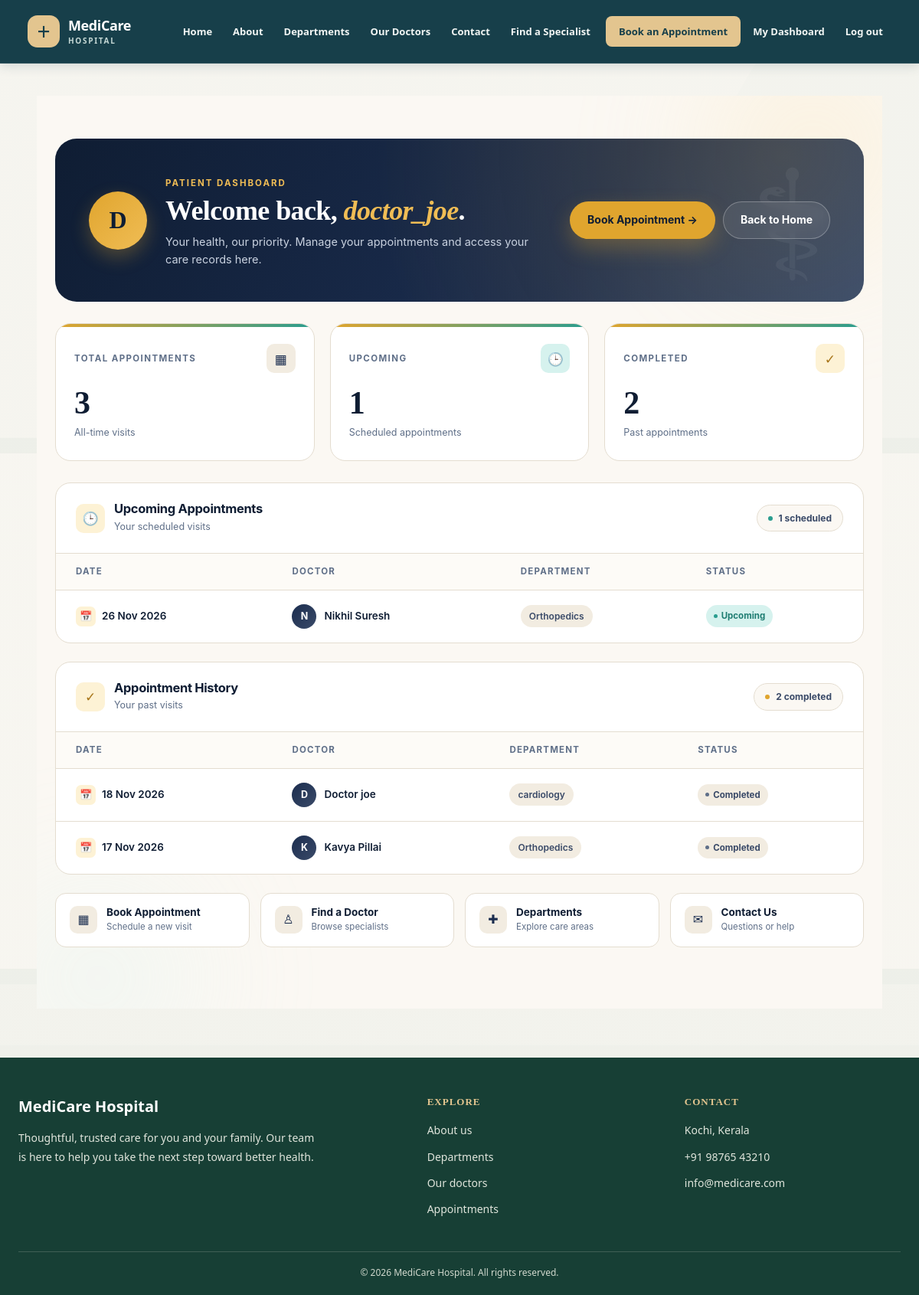
/patient_dashboard/ (signed in), run on the app's committed database.
### home/models.py (models this page shows, shortened)
class booking(models.Model):
       STATUS_CHOICES = [
        ('Pending', 'Pending'),
        ('Approved', 'Approved'),
        ('Rejected', 'Rejected'),
    ]
       patient_name=models.CharField(max_length=100)
       patient_email=models.EmailField()
       patient_phone=models.CharField(max_length=15)
       booking_on=models.DateField()
       doctor=models.ForeignKey(Doctor,on_delete=models.CASCADE)
       status = models.CharField(
        max_length=20,
        choices=STATUS_CHOICES,
        default='Pending'
    )

class  Doctor(models.Model):
    user = models.OneToOneField(
    settings.AUTH_USER_MODEL,
    on_delete=models.SET_NULL,
    null=True,
    blank=True,
    related_name='doctor_profile'
)
    doc_name=models.CharField(max_length=100)
    doc_disc=models.TextField()
    doc_spec=models.CharField(max_length=100)
    doc_dept=models.ForeignKey(department,on_delete=models.CASCADE)
    doc_image=models.ImageField(upload_to='doctors/',null=True,blank=True)

class department(models.Model):
    department_name=models.CharField(max_length=100)
    department_disc=models.TextField()

### home/views.py (the view)
@login_required
def patient_dashboard(request):
    patient_email = request.user.email
    bookings = Booking.objects.filter(
        patient_email=patient_email
    ).order_by('-booking_on')
    today = timezone.localdate()
    upcoming_bookings = bookings.filter(
        booking_on__gte=today
    )
    past_bookings = bookings.filter(
        booking_on__lt=today
    )
    context = {
        'bookings': bookings,
        'upcoming_bookings': upcoming_bookings,
        'past_bookings': past_bookings,
        'total_bookings': bookings.count(),
        'upcoming_count': upcoming_bookings.count(),
        'past_count': past_bookings.count(),
    }
    return render(request, 'patient_dashboard.html', context)

### home/templates/patient_dashboard.html (shortened to what this page needs)
{% extends 'base.html' %}
{% block content %}
<section class="dash-page">
    <div class="wrap">
        <div class="dash-hero">
            <div class="dash-hero-inner">
                <div class="user-avatar">
                    {{ request.user.username|slice:":1"|upper }}
                </div>
                <div class="dash-hero-text">
                    <span class="dash-kicker">Patient Dashboard</span>
                    <h1>Welcome back, <em>{{ request.user.username }}</em>.</h1>
                    <p>Your health, our priority. Manage your appointments and access your care records here.</p>
                </div>
                <div class="dash-hero-actions">
                    <a href="{% url 'booking' %}" class="btn btn-amber">Book Appointment →</a>
                    <a href="{% url 'index' %}" class="btn btn-ghost">Back to Home</a>
                </div>
            </div>
        </div>
        <div class="dash-stats">
            <div class="stat-card">
                <div class="stat-head">
                    <span class="stat-label">Total Appointments</span>
                    <div class="stat-icon ink">▦</div>
                </div>
                <p class="stat-value">{{ total_bookings }}</p>
                <p class="stat-sub">All-time visits</p>
            </div>
            <div class="stat-card">
                <div class="stat-head">
                    <span class="stat-label">Upcoming</span>
                    <div class="stat-icon teal">🕒</div>
                </div>
                <p class="stat-value">{{ upcoming_count }}</p>
                <p class="stat-sub">Scheduled appointments</p>
            </div>
            <div class="stat-card">
                <div class="stat-head">
                    <span class="stat-label">Completed</span>
                    <div class="stat-icon amber">✓</div>
                </div>
                <p class="stat-value">{{ past_count }}</p>
                <p class="stat-sub">Past appointments</p>
            </div>
        </div>
        <div class="dash-section">
            <div class="section-top">
                <div class="section-title">
                    <div class="s-icon">🕒</div>
                    <div>
                        <h2>Upcoming Appointments</h2>
                        <p>Your scheduled visits</p>
                    </div>
                </div>
                {% if upcoming_bookings %}
                <span class="section-count teal">
                    <span class="dot"></span>
                    {{ upcoming_bookings|length }} scheduled
                </span>
                {% endif %}
            </div>
            {% if upcoming_bookings %}
                <div class="table-wrap">
                    <table class="appointment-table">
                        <thead>
                            <tr>
                                <th>Date</th>
                                <th>Doctor</th>
                                <th>Department</th>
                                <th>Status</th>
                            </tr>
                        </thead>
                        <tbody>
                            {% for appointment in upcoming_bookings %}
                            <tr>
                                <td>
                                    <span class="date-badge">
                                        <span class="cal">📅</span>
                                        {{ appointment.booking_on|date:"d M Y" }}
                                    </span>
                                </td>
                                <td>
                                    <div class="doctor-cell">
                                        <div class="doctor-mini-avatar">
                                            {{ appointment.doctor.doc_name|slice:":1"|upper }}
                                        </div>
                                        <span class="name">{{ appointment.doctor.doc_name }}</span>
                                    </div>
                                </td>
                                <td>
                                    <span class="dept-pill">
                                        {{ appointment.doctor.doc_dept.department_name }}
                                    </span>
                                </td>
                                <td>
                                    <span class="status-pill upcoming">
                                        <span class="dot"></span> Upcoming
                                    </span>
                                </td>
                            </tr>
                            {% endfor %}
                        </tbody>
                    </table>
                </div>
            {% endif %}
        </div>
        <div class="dash-section">
            <div class="section-top">
                <div class="section-title">
                    <div class="s-icon">✓</div>
                    <div>
                        <h2>Appointment History</h2>
                        <p>Your past visits</p>
                    </div>
                </div>
                {% if past_bookings %}
                <span class="section-count">
                    <span class="dot"></span>
                    {{ past_bookings|length }} completed
                </span>
                {% endif %}
            </div>
            {% if past_bookings %}
                <div class="table-wrap">
                    <table class="appointment-table">
                        <thead>
                            <tr>
                                <th>Date</th>
                                <th>Doctor</th>
                                <th>Department</th>
                                <th>Status</th>
                            </tr>
                        </thead>
                        <tbody>
                            {% for appointment in past_bookings %}
                            <tr>
                                <td>
                                    <span class="date-badge">
                                        <span class="cal">📅</span>
                                        {{ appointment.booking_on|date:"d M Y" }}
                                    </span>
                                </td>
                                <td>
                                    <div class="doctor-cell">
                                        <div class="doctor-mini-avatar">
                                            {{ appointment.doctor.doc_name|slice:":1"|upper }}
                                        </div>
                                        <span class="name">{{ appointment.doctor.doc_name }}</span>
                                    </div>
                                </td>
                                <td>
                                    <span class="dept-pill">
                                        {{ appointment.doctor.doc_dept.department_name }}
                                    </span>
                                </td>
                                <td>
                                    <span class="status-pill completed">
                                        <span class="dot"></span> Completed
                                    </span>
                                </td>
                            </tr>
                            {% endfor %}
                        </tbody>
                    </table>
                </div>
            {% endif %}
        </div>
        <div class="quick-actions">
            <a href="{% url 'booking' %}" class="quick-action">
                <div class="qa-icon">▦</div>
                <div>
                    <div class="qa-label">Book Appointment</div>
                    <div class="qa-sub">Schedule a new visit</div>
                </div>
            </a>
            <a href="{% url 'doctors' %}" class="quick-action">
                <div class="qa-icon">♙</div>
                <div>
                    <div class="qa-label">Find a Doctor</div>
                    <div class="qa-sub">Browse specialists</div>
                </div>
            </a>
            <a href="{% url 'departments' %}" class="quick-action">
                <div class="qa-icon">✚</div>
                <div>
                    <div class="qa-label">Departments</div>
                    <div class="qa-sub">Explore care areas</div>
                </div>
            </a>
            <a href="{% url 'contact' %}" class="quick-action">
                <div class="qa-icon">✉</div>
                <div>
                    <div class="qa-label">Contact Us</div>
                    <div class="qa-sub">Questions or help</div>
                </div>
            </a>
        </div>
    </div>
</section>
{% endblock %}

### home/static/home/css/site.css (style rules this page uses)
:root { color-scheme: light; --ink: #263b32; --muted: #718075; --brand: #286b54; --brand-dark: #173f35; --brand-soft: #eaf0e8; --accent: #bd9454; --line: #e5e0d4; --surface: #fffefa; --page: #f7f5ef; --shadow: 0 12px 32px rgba(38, 59, 50, 0.09); }
* { box-sizing: border-box; }
html { min-width: 320px; scroll-behavior: smooth; }
body { min-height: 100vh; display: flex; flex-direction: column; margin: 0; background-color: var(--page); background-image: linear-gradient(rgba(247, 245, 239, 0.88), rgba(247, 245, 239, 0.88)), url("../images/hospital-background.svg"); background-position: center, center; background-repeat: no-repeat; background-size: cover; color: var(--ink); font-family: "Segoe UI", Tahoma, Geneva, Verdana, sans-serif; line-height: 1.6; -webkit-font-smoothing: antialiased; }
a { color: var(--brand); }
h1, h2, h3 { font-family: Georgia, "Times New Roman", serif; letter-spacing: -0.02em; }

### data on the page
booking: booking_on "26 Nov 2026", doctor.doc_name "N", doctor.doc_name "Nikhil Suresh", doctor.doc_dept.department_name "Orthopedics"
booking: booking_on "18 Nov 2026", doctor.doc_name "D", doctor.doc_name "Doctor joe", doctor.doc_dept.department_name "cardiology"
booking: booking_on "17 Nov 2026", doctor.doc_name "K", doctor.doc_name "Kavya Pillai", doctor.doc_dept.department_name "Orthopedics"

### other printed values
{{ request.user.username|slice:":1"|upper }} "D"
{{ request.user.username }} "doctor_joe"
{{ total_bookings }} "3"
{{ upcoming_count }} "1"
{{ past_count }} "2"
{{ upcoming_bookings|length }} "1"
{{ past_bookings|length }} "2"
